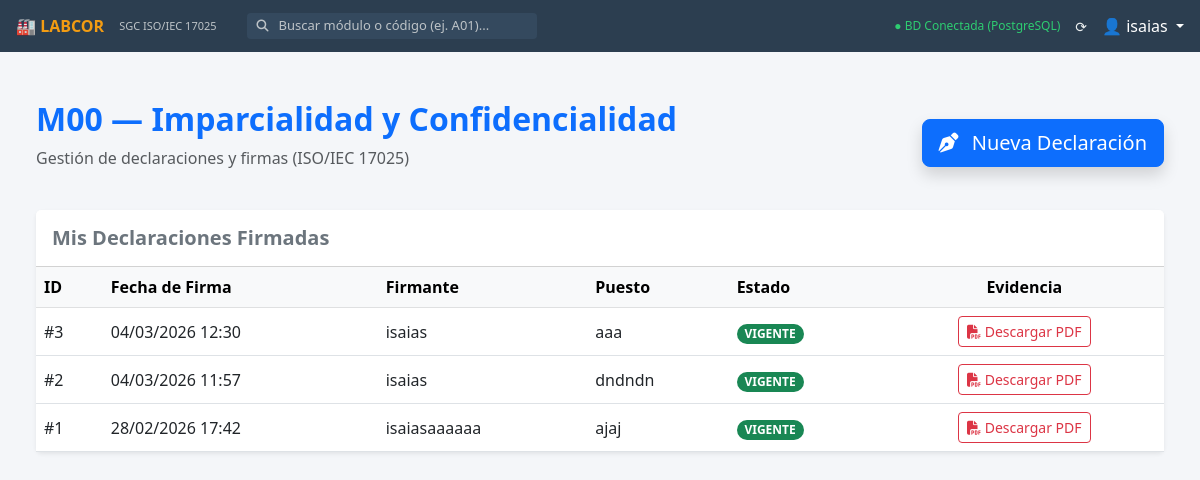
/m00/ (signed in), run on an earlier commit of the app's database.
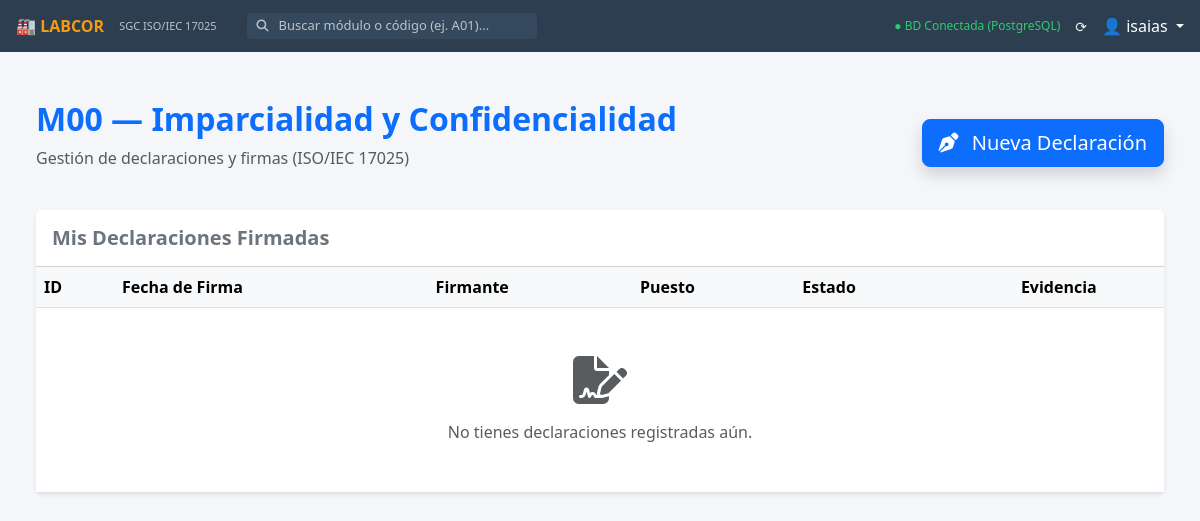
And on a later commit of the database.
### m00_imparcialidad/models.py (models this page shows, shortened)
class DeclaracionImparcialidad(models.Model):
    usuario = models.ForeignKey(settings.AUTH_USER_MODEL, on_delete=models.CASCADE)
    nombre_completo = models.CharField(max_length=200)
    puesto = models.CharField(max_length=200)
    area = models.CharField(max_length=200, blank=True)
    acepta_imparcialidad = models.BooleanField(default=False)
    acepta_confidentialidad = models.BooleanField(default=False)
    acepta_privacidad = models.BooleanField(default=False)
    observaciones = models.TextField(blank=True, null=True)
    firma_imagen = models.ImageField(upload_to='firmas_m00/', verbose_name="Imagen de Firma")
    prev_hash = models.CharField(max_length=64, verbose_name="Hash Anterior")
    hash_registro = models.CharField(max_length=64, verbose_name="Hash Evidencia")
    created_at = models.DateTimeField(auto_now_add=True)
    ip_origen = models.GenericIPAddressField(null=True, blank=True)
    class Meta:
        ordering = ['-created_at']
        verbose_name = "Declaración M00"

### m00_imparcialidad/views.py (the view)
# urls.py: path('', views.dashboard_m00, name='dashboard'),
@login_required
def dashboard_m00(request):
    declaraciones = DeclaracionImparcialidad.objects.filter(usuario=request.user).order_by('-created_at')[:10]
    return render(request, 'm00_imparcialidad/dashboard.html', {'declaraciones': declaraciones})

### m00_imparcialidad/templates/m00_imparcialidad/dashboard.html (shortened to what this page needs)
{% extends 'base.html' %}
{% block content %}
<div class="container-fluid mt-4">
    <div class="d-flex justify-content-between align-items-center mb-4">
        <div>
            <h2 class="text-primary fw-bold">M00 — Imparcialidad y Confidencialidad</h2>
            <p class="text-muted">Gestión de declaraciones y firmas (ISO/IEC 17025)</p>
        </div>
        <div>
            <a href="{% url 'm00_imparcialidad:crear' %}" class="btn btn-primary btn-lg shadow">
                <i class="fas fa-pen-nib me-2"></i> Nueva Declaración
            </a>
        </div>
    </div>
    <div class="card shadow-sm border-0">
        <div class="card-header bg-white py-3">
            <h5 class="m-0 fw-bold text-secondary">Mis Declaraciones Firmadas</h5>
        </div>
        <div class="table-responsive">
            <table class="table table-hover align-middle mb-0">
                <thead class="table-light">
                    <tr>
                        <th>ID</th>
                        <th>Fecha de Firma</th>
                        <th>Firmante</th>
                        <th>Puesto</th>
                        <th>Estado</th>
                        <th class="text-center">Evidencia</th>
                    </tr>
                </thead>
                <tbody>
                    {% for decl in declaraciones %}
                    <tr>
                        <td>#{{ decl.id }}</td>
                        <td>{{ decl.created_at|date:"d/m/Y H:i" }}</td>
                        <td>{{ decl.nombre_completo }}</td>
                        <td>{{ decl.puesto }}</td>
                        <td>
                            <span class="badge bg-success rounded-pill">VIGENTE</span>
                        </td>
                        <td class="text-center">
                            <a href="{% url 'm00_imparcialidad:pdf' decl.id %}" target="_blank" class="btn btn-outline-danger btn-sm">
                                <i class="fas fa-file-pdf"></i> Descargar PDF
                            </a>
                        </td>
                    </tr>
                    {% empty %}
                    <tr>
                        <td colspan="6" class="text-center py-5 text-muted">
                            <i class="fas fa-file-signature fa-3x mb-3"></i><br>
                            No tienes declaraciones registradas aún.
                        </td>
                    </tr>
                    {% endfor %}
                </tbody>
            </table>
        </div>
    </div>
</div>
{% endblock %}

What changed in the data, as far as the page shows it:
removed DeclaracionImparcialidad: id "3", created_at "04/03/2026 12:30", nombre_completo "isaias", puesto "aaa"
removed DeclaracionImparcialidad: id "2", created_at "04/03/2026 11:57", nombre_completo "isaias", puesto "dndndn"
removed DeclaracionImparcialidad: id "1", created_at "28/02/2026 17:42", nombre_completo "isaiasaaaaaa", puesto "ajaj"
Also different on the page:
text now shown: "No tienes declaraciones registradas aún."
